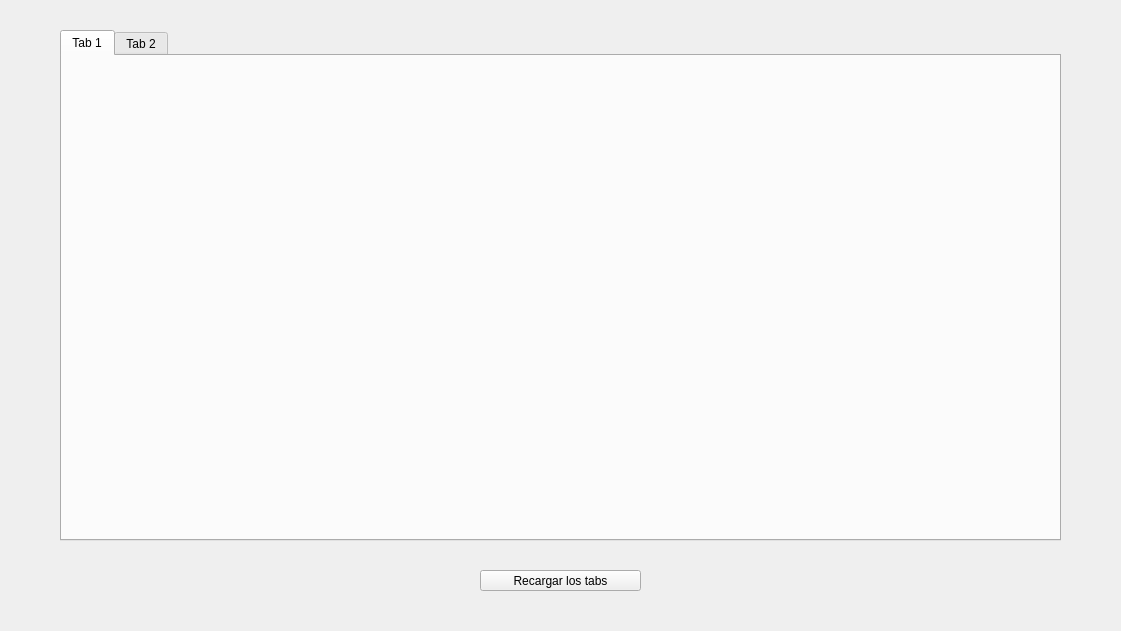
<?xml version="1.0" encoding="UTF-8"?>
<ui version="4.0">
 <class>MainWindow</class>
 <widget class="QMainWindow" name="MainWindow">
  <property name="geometry">
   <rect>
    <x>0</x>
    <y>0</y>
    <width>1121</width>
    <height>631</height>
   </rect>
  </property>
  <property name="windowTitle">
   <string>MainWindow</string>
  </property>
  <widget class="QWidget" name="centralwidget">
   <widget class="QTabWidget" name="tabSimarropop">
    <property name="geometry">
     <rect>
      <x>60</x>
      <y>30</y>
      <width>1001</width>
      <height>511</height>
     </rect>
    </property>
    <widget class="QWidget" name="tab">
     <attribute name="title">
      <string>Tab 1</string>
     </attribute>
    </widget>
    <widget class="QWidget" name="tab_2">
     <attribute name="title">
      <string>Tab 2</string>
     </attribute>
    </widget>
   </widget>
   <widget class="QPushButton" name="btnActTabs">
    <property name="geometry">
     <rect>
      <x>480</x>
      <y>570</y>
      <width>161</width>
      <height>21</height>
     </rect>
    </property>
    <property name="text">
     <string>Recargar los tabs</string>
    </property>
   </widget>
  </widget>
 </widget>
 <resources/>
 <connections/>
</ui>
